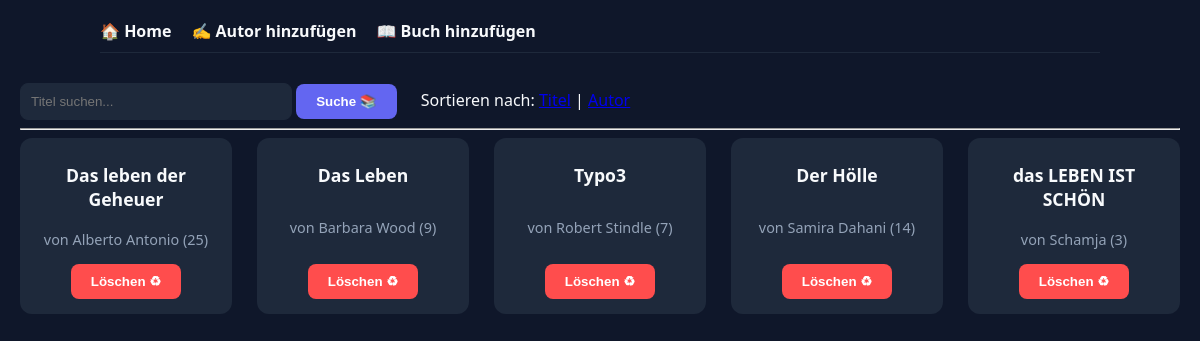
The page /?sort=author&search= on the database its author committed.
### data_models.py (models this page shows)
class Book(db.Model):
    __tablename__ = 'books'
    id = db.Column(db.Integer, primary_key=True)
    title = db.Column(db.String(200), nullable=False)
    isbn = db.Column(db.String(20), unique=True)
    publication_year = db.Column(db.Integer)
    rating = db.Column(db.Integer, default=5)
    author_id = db.Column(db.Integer, db.ForeignKey('authors.id'), nullable=False)

class Author(db.Model):
    __tablename__ = 'authors'
    id = db.Column(db.Integer, primary_key=True)
    name = db.Column(db.String(100), nullable=False)
    birth_date = db.Column(db.String(50))
    date_of_death = db.Column(db.String(50))
    books = db.relationship('Book', backref='author', lazy=True)

### app.py (the view)
@app.route('/')
def home():
    search_query = request.args.get('search', '')
    sort_by = request.args.get('sort', 'title')
    query = Book.query.join(Author)
    if sort_by == 'author':
        query = query.order_by(Author.name)
    elif sort_by == 'year':
        query = query.order_by(Book.publication_year.desc())
    else:
        query = query.order_by(Book.title)
    if search_query:
        query = query.filter(Book.title.contains(search_query) | Author.name.contains(search_query))
    books = query.all()
    return render_template('home.html', books=books, search_query=search_query)

### templates/home.html (shortened to what this page needs)
<!DOCTYPE html>
<html lang="en">
  <head>
      <link rel="stylesheet" href="/static/styles.css">
  </head>
<body>
    <div class="container">
        <nav>
            <a href="/">🏠 Home</a>
            <a href="/add_author">✍️ Autor hinzufügen</a>
            <a href="/add_book">📖 Buch hinzufügen</a>
        </nav>
        </div>
<div class="controls">
    <form action="/" method="GET" style="display: inline;">
        <input type="text" name="search" placeholder="Titel suchen..." value="{{ search_query }}">
        <button type="submit">Suche 📚</button>
    </form>
    <span style="margin-left: 20px;">Sortieren nach:</span>
    <a href="{{ url_for('home', sort='title', search=search_query) }}">Titel</a> |
    <a href="{{ url_for('home', sort='author', search=search_query) }}">Autor</a>
</div>
<hr>
<div class="book-grid">
    {% for book in books %}
    <div class="book-card">
        <h3>{{ book.title }}</h3>
        <p>von {{ book.author.name }} ({{ book.publication_year }})</p>
        <form action="{{ url_for('delete_book', book_id=book.id) }}" method="POST"
              onsubmit="return confirm('Möchtest du dieses Buch wirklich löschen?');">
            <button type="submit" style="background-color: #ff4d4d; color: white;">Löschen ♻</button>
        </form>
    </div>
    {% else %}
    <p>Keine Bücher gefunden, die deiner Suche entsprechen.</p>
    {% endfor %}
</div>
</body>
</html>

### static/styles.css (style rules this page uses)
:root { --primary-color: #6366f1; --bg-color: #0f172a; --card-bg: #1e293b; --text-light: #f8fafc; --text-dim: #94a3b8; --danger: #ef4444; --success: #22c55e; }
body { font-family: 'Segoe UI', Tahoma, Geneva, Verdana, sans-serif; background-color: var(--bg-color); color: var(--text-light); margin: 0; padding: 20px; }
.container { max-width: 1000px; margin: 0 auto; }
nav { display: flex; gap: 20px; margin-bottom: 30px; padding-bottom: 10px; border-bottom: 1px solid var(--card-bg); }
nav a { color: var(--text-light); text-decoration: none; font-weight: bold; }
input[type="text"], input[type="date"], input[type="number"], select { padding: 10px; border-radius: 8px; border: 1px solid var(--card-bg); background: var(--card-bg); color: white; width: 250px; }
button, .btn-submit { padding: 10px 20px; border-radius: 8px; border: none; background: var(--primary-color); color: white; cursor: pointer; font-weight: bold; }
.book-grid { display: grid; grid-template-columns: repeat(auto-fill, minmax(200px, 1fr)); gap: 25px; }
.book-card { background: var(--card-bg); border-radius: 12px; padding: 15px; text-align: center; transition: transform 0.2s; display: flex; flex-direction: column; justify-content: space-between; }
.book-card h3 { margin: 10px 0 5px 0; font-size: 1.1rem; }
.book-card p { color: var(--text-dim); font-size: 0.9rem; }

### rows shown on the page
Book: title "Das leben der Geheuer", author.name "Alberto Antonio", publication_year "25"
Book: title "Das Leben", author.name "Barbara Wood", publication_year "9"
Book: title "Typo3", author.name "Robert Stindle", publication_year "7"
Book: title "Der Hölle", author.name "Samira Dahani", publication_year "14"
Book: title "das LEBEN IST SCHÖN", author.name "Schamja", publication_year "3"
